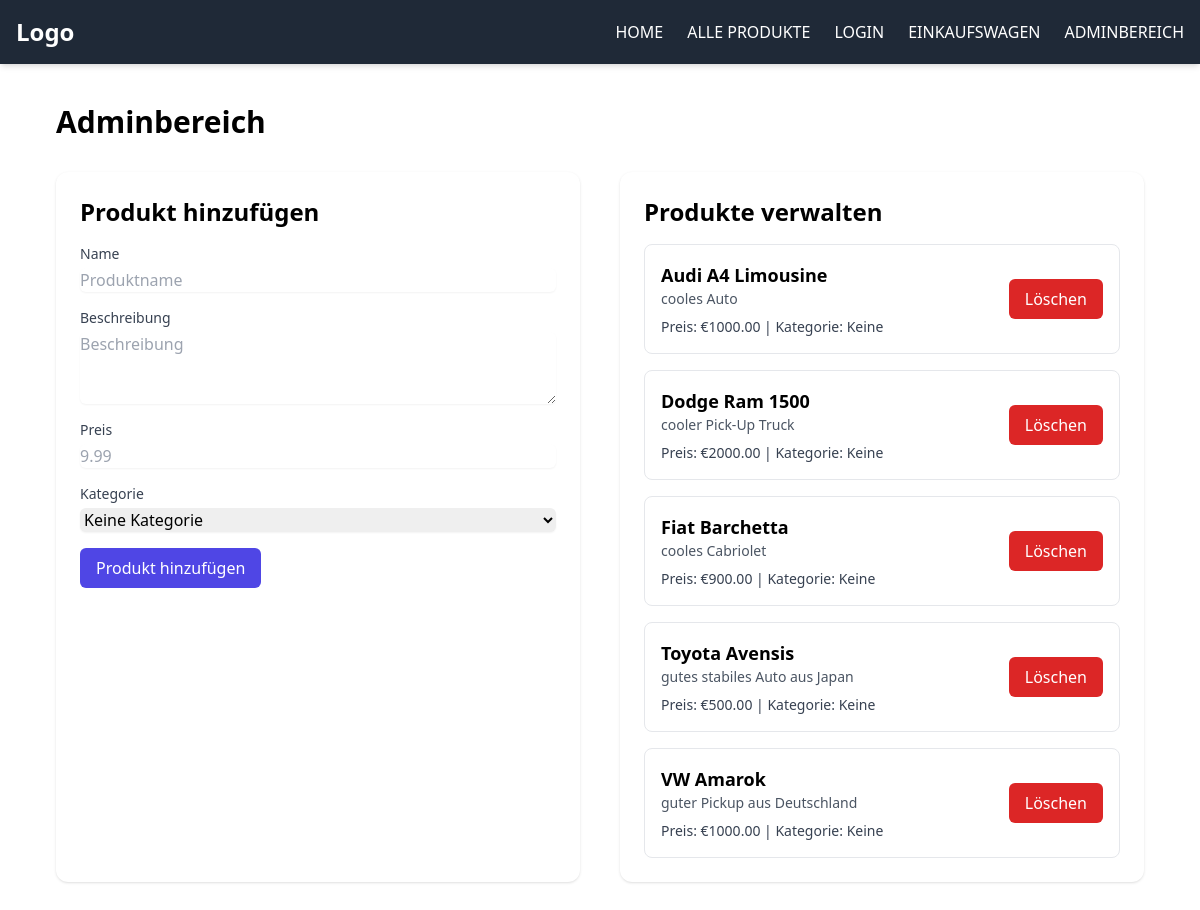
The page /admin on the database its author committed.
### tables this page shows
CREATE TABLE products (
            id INTEGER PRIMARY KEY AUTOINCREMENT,
            name TEXT NOT NULL,
            description TEXT,
            price REAL NOT NULL,
            category_id INTEGER,
            FOREIGN KEY (category_id) REFERENCES categories (id));

### controller/views.py (the view, shortened to what this page needs)
@views.route('/admin', methods=['GET', 'POST'])
def admin():
    db = DatabaseManager(DB_NAME)
    try:
        products = db.get_all_products()
        categories = db.get_all_categories()
    finally:
        db.close()
    return render_template('admin.html', products=products, categories=categories)

### model/database.py (called while the page is built)
    def close(self):
        self.conn.close()
        self.conn = None

    def get_all_products(self):
        cursor = self.conn.cursor()
        cursor.execute("SELECT * FROM products")
        rows = cursor.fetchall()
        return [Product(row['id'], row['name'], row['description'],
                        row['price'], row['category_id']) for row in rows]

    def get_all_categories(self):
        cursor = self.conn.cursor()
        cursor.execute("SELECT * FROM categories")
        rows = cursor.fetchall()
        return [Category(row['id'], row['name'], row['description']) for row in rows]

### templates/admin.html (shortened to what this page needs)
{% extends 'base.html' %} {% block title %}Adminbereich{% endblock %} {% block
content %}
<div class="max-w-6xl mx-auto py-10 px-4 sm:px-6 lg:px-8">
  <h1 class="text-3xl font-bold mb-8">Adminbereich</h1>
  <div class="grid gap-10 lg:grid-cols-2">
    <section class="bg-white rounded-xl shadow p-6">
      <h2 class="text-2xl font-semibold mb-4">Produkt hinzufügen</h2>
      <form method="post" class="space-y-4">
        <div>
          <label class="block text-sm font-medium text-gray-700">Name</label>
          <input
            type="text"
            name="name"
            class="mt-1 block w-full rounded-md border-gray-300 shadow-sm focus:border-indigo-500 focus:ring-indigo-500"
            placeholder="Produktname"
            required
          />
        </div>
        <div>
          <label class="block text-sm font-medium text-gray-700"
            >Beschreibung</label
          >
          <textarea
            name="description"
            rows="3"
            class="mt-1 block w-full rounded-md border-gray-300 shadow-sm focus:border-indigo-500 focus:ring-indigo-500"
            placeholder="Beschreibung"
          ></textarea>
        </div>
        <div>
          <label class="block text-sm font-medium text-gray-700">Preis</label>
          <input
            type="text"
            name="price"
            class="mt-1 block w-full rounded-md border-gray-300 shadow-sm focus:border-indigo-500 focus:ring-indigo-500"
            placeholder="9.99"
            required
          />
        </div>
        <div>
          <label class="block text-sm font-medium text-gray-700"
            >Kategorie</label
          >
          <select
            name="category_id"
            class="mt-1 block w-full rounded-md border-gray-300 shadow-sm focus:border-indigo-500 focus:ring-indigo-500"
          >
            <option value="">Keine Kategorie</option>
          </select>
        </div>
        <button
          type="submit"
          class="inline-flex items-center justify-center rounded-md bg-indigo-600 px-4 py-2 text-white hover:bg-indigo-700"
        >
          Produkt hinzufügen
        </button>
      </form>
    </section>
    <section class="bg-white rounded-xl shadow p-6">
      <div class="flex items-center justify-between mb-4">
        <h2 class="text-2xl font-semibold">Produkte verwalten</h2>
      </div>
      {% if products and products|length > 0 %}
      <div class="space-y-4">
        {% for product in products %}
        <div
          class="rounded-lg border border-gray-200 p-4 sm:flex sm:justify-between sm:items-center"
        >
          <div>
            <h3 class="text-lg font-semibold">{{ product.name }}</h3>
            <p class="text-sm text-gray-600">
              {{ product.description or 'Keine Beschreibung' }}
            </p>
            <p class="text-sm text-gray-700 mt-2">
              Preis: €{{ '%.2f' | format(product.price) }} | Kategorie: {{
              product.category_id or 'Keine' }}
            </p>
          </div>
          <form method="post" class="mt-4 sm:mt-0">
            <button
              type="submit"
              class="inline-flex items-center rounded-md bg-red-600 px-4 py-2 text-white hover:bg-red-700"
            >
              Löschen
            </button>
          </form>
        </div>
        {% endfor %}
      </div>
      {% else %}
      <p class="text-gray-600">Es sind noch keine Produkte vorhanden.</p>
      {% endif %}
    </section>
  </div>
</div>
{% endblock %}

### rows shown on the page
products: name "Audi A4 Limousine", description "cooles Auto", price "1000.00", category_id "Keine"
products: name "Dodge Ram 1500", description "cooler Pick-Up Truck", price "2000.00", category_id "Keine"
products: name "Fiat Barchetta", description "cooles Cabriolet", price "900.00", category_id "Keine"
products: name "Toyota Avensis", description "gutes stabiles Auto aus Japan", price "500.00", category_id "Keine"
products: name "VW Amarok", description "guter Pickup aus Deutschland", price "1000.00", category_id "Keine"
